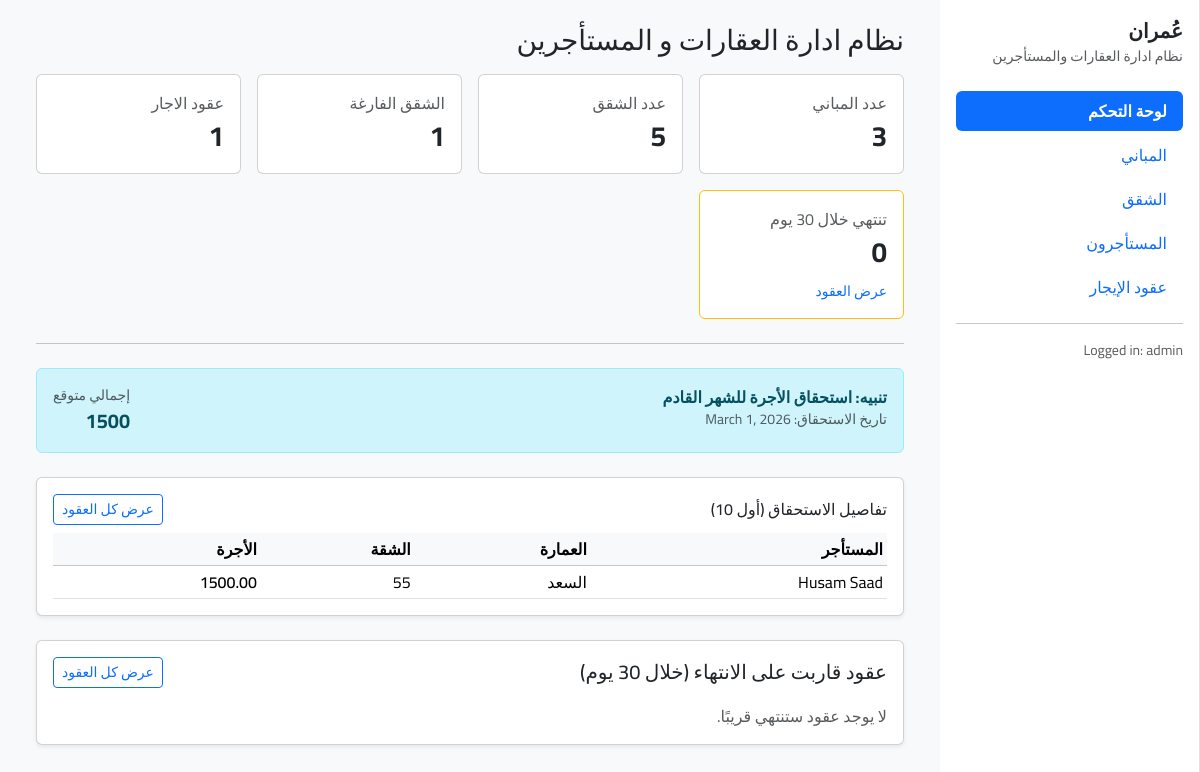
The app's page / (signed in) with its own data.
### listings/models.py (models this page shows, shortened)
class Lease(models.Model):
    class Status(models.TextChoices):
        ACTIVE = "ACTIVE", "نشط"
        ENDED = "ENDED", "منتهي"
    apartment = models.ForeignKey(
        Apartment,
        verbose_name="الشقة",
        on_delete=models.PROTECT,
        related_name="leases"
    )
    tenant = models.ForeignKey(
        Tenant,
        verbose_name="المستأجر",
        on_delete=models.PROTECT,
        related_name="leases"
    )
    start_date = models.DateField("تاريخ البداية")
    end_date = models.DateField("تاريخ النهاية", null=True, blank=True)
    rent_amount = models.DecimalField("قيمة الإيجار المتفق عليها", max_digits=12, decimal_places=2)
    security_deposit = models.DecimalField("مبلغ التأمين", max_digits=12, decimal_places=2, default=0)
    status = models.CharField("حالة العقد", max_length=10, choices=Status.choices, default=Status.ACTIVE)
    notes = models.TextField("ملاحظات", blank=True)
    class Meta:
        verbose_name = "عقد"
        verbose_name_plural = "العقود"
        ordering = ["-start_date"]
        constraints = [
            models.UniqueConstraint(
                fields=["apartment"],
                condition=models.Q(status="ACTIVE"),
                name="unique_active_lease_per_apartment",
            )
        ]

class Tenant(models.Model):
    full_name = models.CharField("اسم المستأجر", max_length=150)
    phone = models.CharField("رقم الهاتف", max_length=50, blank=True)
    id_number = models.CharField("رقم الهوية", max_length=50, blank=True)
    address = models.CharField("العنوان", max_length=255, blank=True)  # ✅ جديد
    id_image = models.ImageField("صورة الهوية", upload_to="tenant_ids/", blank=True, null=True)
    notes = models.TextField("ملاحظات", blank=True)
    class Meta:
        verbose_name = "مستأجر"
        verbose_name_plural = "المستأجرون"
        ordering = ["full_name"]

class Apartment(models.Model):
    class Status(models.TextChoices):
        VACANT = "VACANT", "شاغرة"
        RENTED = "RENTED", "مؤجرة"
        MAINTENANCE = "MAINT", "صيانة"
    building = models.ForeignKey(
        Building,
        verbose_name="العمارة",
        on_delete=models.CASCADE,
        related_name="apartments"
    )
    apartment_no = models.CharField("رقم الشقة", max_length=50)
    floor = models.CharField("الطابق", max_length=50, blank=True)
    rooms = models.PositiveSmallIntegerField("عدد الغرف", default=0)
    area_m2 = models.DecimalField("المساحة (م²)", max_digits=8, decimal_places=2, default=0)
    rent_amount = models.DecimalField("قيمة الإيجار", max_digits=12, decimal_places=2, default=0)
    status = models.CharField("الحالة", max_length=10, choices=Status.choices, default=Status.VACANT)
    notes = models.TextField("ملاحظات", blank=True)
    class Meta:
        verbose_name = "شقة"
        verbose_name_plural = "الشقق"
        unique_together = ("building", "apartment_no")
        ordering = ["building", "apartment_no"]

class Building(models.Model):
    name = models.CharField("اسم العمارة", max_length=150)
    address = models.CharField("العنوان", max_length=255, blank=True)
    notes = models.TextField("ملاحظات", blank=True)
    class Meta:
        verbose_name = "عمارة"
        verbose_name_plural = "العمارات"
        ordering = ["name"]

### listings/views.py (the view)
# urls.py: path("", views.dashboard, name="dashboard"),
def dashboard(request):
    today = timezone.now().date()
    soon_days = 30
    soon_until = today + timedelta(days=soon_days)
    expiring_qs = (
        Lease.objects
        .select_related("apartment", "tenant", "apartment__building")
        .filter(status="ACTIVE", end_date__isnull=False, end_date__gte=today, end_date__lte=soon_until)
        .order_by("end_date")
    )
    month_start = today.replace(day=1)
    if month_start.month == 12:
        next_month_start = month_start.replace(year=month_start.year + 1, month=1)
    else:
        next_month_start = month_start.replace(month=month_start.month + 1)
    rent_notice_start = next_month_start - timedelta(days=30)   # قبل أسبوع
    rent_notice_end = next_month_start - timedelta(days=1)     # قبل يوم من بداية الشهر
    show_rent_notice = rent_notice_start <= today <= rent_notice_end
    rent_due_qs = (
        Lease.objects
        .select_related("apartment", "tenant", "apartment__building")
        .filter(status="ACTIVE", start_date__lte=next_month_start)
        .filter(Q(end_date__isnull=True) | Q(end_date__gte=next_month_start))
        .order_by("apartment__building__name", "apartment__apartment_no")
    )
    rent_due_qs = rent_due_qs.order_by("apartment__building__name", "apartment__apartment_no")
    rent_due_total = rent_due_qs.aggregate(total=Sum("rent_amount"))["total"] or 0
    stats = {
        "buildings": Building.objects.count(),
        "apartments": Apartment.objects.count(),
        "vacant": Apartment.objects.filter(status="VACANT").count(),
        "rented": Apartment.objects.filter(status="RENTED").count(),
        "tenants": Tenant.objects.count(),
        "active_leases": Lease.objects.filter(status="ACTIVE").count(),
        "expiring_soon": expiring_qs.count(),
    }
    is_htmx = request.headers.get("HX-Request")
    template = "listings/partials/dashboard_partial.html" if is_htmx else "listings/dashboard.html"
    return render(request, template, {
        "stats": stats,
        "expiring_leases": expiring_qs[:10],
        "soon_days": soon_days,
        "today": today,
        "danger_until": today + timedelta(days=7),
        "warning_until": today + timedelta(days=14),
        "show_rent_notice": show_rent_notice,
        "next_month_start": next_month_start,
        "rent_due_total": rent_due_total,
        "rent_due_leases": rent_due_qs[:10],  # أول 10 في اللوحة
    })

### listings/templates/listings/dashboard.html (shortened to what this page needs)
{% extends "layout/base.html" %}
{% block content %}
  {% include "listings/partials/dashboard_content.html" %}
{% endblock %}

### listings/templates/layout/base.html (shortened to what this page needs)
<!doctype html>
<html lang="ar" dir="rtl">
<head>
  <link href="https://cdn.jsdelivr.net/npm/bootstrap@5.3.3/dist/css/bootstrap.min.css" rel="stylesheet">
</head>
<body class="bg-light">
<div class="d-flex">
  <aside class="sidebar bg-white border-end p-3">
    <div class="mb-4">
      <div class="fw-bold fs-5">عُمران</div>
      <div class="text-muted small">نظام ادارة العقارات والمستأجرين</div>
    </div>
    <nav class="nav nav-pills flex-column gap-1">
      <a class="nav-link" data-nav="dashboard" href="{% url 'dashboard' %}" hx-get="{% url 'dashboard' %}" hx-target="#main-content" hx-push-url="true">
        لوحة التحكم
      </a>
      <a class="nav-link" data-nav="buildings" href="{% url 'building_list' %}" hx-get="{% url 'building_list' %}" hx-target="#main-content" hx-push-url="true">
        المباني
      </a>
      <a class="nav-link" data-nav="apartments" href="{% url 'apartment_list' %}" hx-get="{% url 'apartment_list' %}" hx-target="#main-content" hx-push-url="true">
        الشقق
      </a>
      <a class="nav-link" data-nav="tenants" href="{% url 'tenant_list' %}" hx-get="{% url 'tenant_list' %}" hx-target="#main-content" hx-push-url="true">
        المستأجرون
      </a>
      <a class="nav-link" data-nav="leases" href="{% url 'lease_list' %}" hx-get="{% url 'lease_list' %}" hx-target="#main-content" hx-push-url="true">
        عقود الإيجار
      </a>
    </nav>
    <hr>
    <div class="small text-muted">
      Logged in: {{ request.user.username }}
    </div>
  </aside>
  <main class="flex-grow-1 p-4">
    <div class="container-fluid">
      <div id="main-content">
        {% block content %}{% endblock %}
      </div>
    </div>
  </main>
</div>
</body>
</html>

### listings/templates/listings/partials/dashboard_content.html
<div class="d-flex align-items-center justify-content-between mb-3">
    <h3 class="mb-0">نظام ادارة العقارات و المستأجرين</h3>
  </div>
  <div class="row g-3">
    <div class="col-md-3">
      <div class="card"><div class="card-body">
        <div class="text-muted">عدد المباني</div>
        <div class="fs-3 fw-bold">{{ stats.buildings }}</div>
      </div></div>
    </div>
    <div class="col-md-3">
      <div class="card"><div class="card-body">
        <div class="text-muted">عدد الشقق</div>
        <div class="fs-3 fw-bold">{{ stats.apartments }}</div>
      </div></div>
    </div>
    <div class="col-md-3">
      <div class="card"><div class="card-body">
        <div class="text-muted">الشقق الفارغة</div>
        <div class="fs-3 fw-bold">{{ stats.vacant }}</div>
      </div></div>
    </div>
    <div class="col-md-3">
      <div class="card"><div class="card-body">
        <div class="text-muted">عقود الاجار</div>
        <div class="fs-3 fw-bold">{{ stats.active_leases }}</div>
      </div></div>
    </div>
    <div class="col-md-3">
      <div class="card border-warning"><div class="card-body">
        <div class="text-muted">تنتهي خلال {{ soon_days }} يوم</div>
        <div class="fs-3 fw-bold">{{ stats.expiring_soon }}</div>
        <div class="small mt-2">
          <a href="{% url 'lease_list' %}" class="text-decoration-none">عرض العقود</a>
        </div>
      </div></div>
    </div>
  </div>
  <hr class="my-4">
  {% if show_rent_notice %}
    <div class="alert alert-info d-flex align-items-start justify-content-between gap-3 mb-4">
      <div>
        <div class="fw-bold">تنبيه: استحقاق الأجرة للشهر القادم</div>
        <div class="text-muted small">
          تاريخ الاستحقاق: {{ next_month_start }}
        </div>
      </div>
      <div class="text-end">
        <div class="small text-muted">إجمالي متوقع</div>
        <div class="fs-5 fw-bold">{{ rent_due_total }}</div>
      </div>
    </div>
    {% if rent_due_leases %}
      <div class="card shadow-sm mb-4">
        <div class="card-body">
          <div class="d-flex align-items-center justify-content-between mb-2">
            <h6 class="mb-0">تفاصيل الاستحقاق (أول 10)</h6>
            <a class="btn btn-sm btn-outline-primary" href="{% url 'lease_list' %}">عرض كل العقود</a>
          </div>
          <div class="table-responsive">
            <table class="table table-sm align-middle mb-0">
              <thead class="table-light">
                <tr>
                  <th>المستأجر</th>
                  <th>العمارة</th>
                  <th>الشقة</th>
                  <th class="text-end">الأجرة</th>
                </tr>
              </thead>
              <tbody>
                {% for l in rent_due_leases %}
                  <tr>
                    <td>{{ l.tenant.full_name }}</td>
                    <td>{{ l.apartment.building.name }}</td>
                    <td>{{ l.apartment.apartment_no }}</td>
                    <td class="text-end fw-semibold">{{ l.rent_amount }}</td>
                  </tr>
                {% endfor %}
              </tbody>
            </table>
          </div>
        </div>
      </div>
    {% endif %}
  {% endif %}
  <div class="card shadow-sm">
    <div class="card-body">
      <div class="d-flex align-items-center justify-content-between mb-3">
        <h5 class="mb-0">عقود قاربت على الانتهاء (خلال {{ soon_days }} يوم)</h5>
        <a class="btn btn-sm btn-outline-primary" href="{% url 'lease_list' %}">عرض كل العقود</a>
      </div>
      {% if expiring_leases %}
        <div class="table-responsive">
          <table class="table table-sm align-middle mb-0">
            <thead class="table-light">
              <tr>
                <th>المستأجر</th>
                <th>العمارة</th>
                <th>الشقة</th>
                <th>تاريخ الانتهاء</th>
                <th class="text-end">متبقي</th>
              </tr>
            </thead>
            <tbody>
              {% for l in expiring_leases %}
                <tr class="{% if l.end_date <= danger_until %}table-danger{% elif l.end_date <= warning_until %}table-warning{% endif %}">
                  <td>{{ l.tenant.full_name }}</td>
                  <td>{{ l.apartment.building.name }}</td>
                  <td>{{ l.apartment.apartment_no }}</td>
                  <td class="fw-semibold">{{ l.end_date }}</td>
                  <td class="text-end">{{ l.end_date|timeuntil }}</td>
                </tr>
              {% endfor %}
            </tbody>
          </table>
        </div>
        <div class="d-flex gap-3 mt-3 small text-muted">
          <div><span class="badge bg-danger"> </span> خلال 7 أيام</div>
          <div><span class="badge bg-warning text-dark"> </span> خلال 14 يوم</div>
        </div>
      {% else %}
        <div class="text-muted">لا يوجد عقود ستنتهي قريبًا.</div>
      {% endif %}
    </div>
  </div>

### listings/templates/layout/base.html (style rules this page uses)
body { font-family: 'Cairo', sans-serif; }
.sidebar { width: 260px; min-height: 100vh; position: sticky; top: 0; }
.nav-link.active { font-weight: 600; }

### records on screen
Lease: tenant.full_name "Husam Saad", apartment.building.name "السعد", apartment.apartment_no "55", rent_amount "1500.00"

### other values on screen
{{ request.user.username }} "admin"
{{ stats.buildings }} "3"
{{ stats.apartments }} "5"
{{ stats.vacant }} "1"
{{ stats.active_leases }} "1"
{{ soon_days }} "30"
{{ stats.expiring_soon }} "0"
{{ next_month_start }} "March 1, 2026"
{{ rent_due_total }} "1500"
